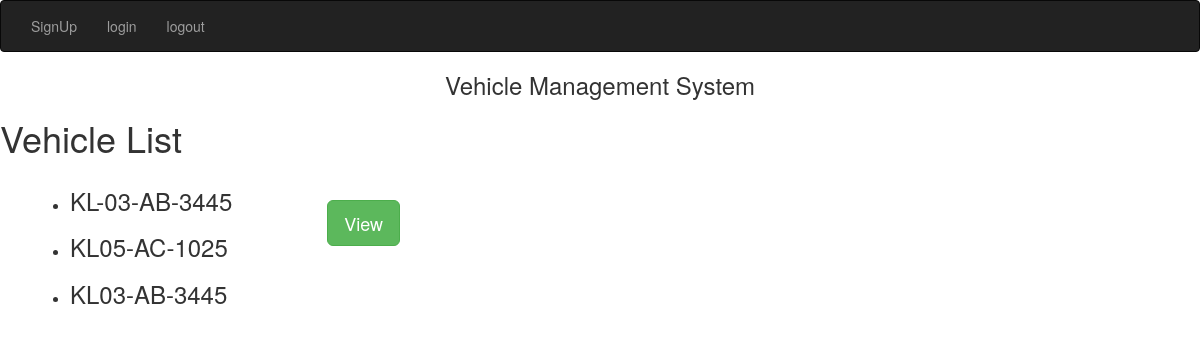
The page /view3/ on the database its author committed.
### vehicles/models.py (models this page shows)
class Vehicle(models.Model):
    ACCESS_CHOICES = (
        ('superadmin', 'Superadmin'),
        ('admin', 'Admin'),
        ('user', 'User'),
    )
    vehicle_number = models.CharField(max_length=100)
    vehicle_type = models.CharField(max_length=100)
    vehicle_model = models.CharField(max_length=100)
    vehicle_description = models.TextField()
    user_access = models.CharField(max_length=10, choices=ACCESS_CHOICES)

### vehicles/views.py (the view)
# urls.py: path('view3/', VehicleListView3.as_view(), name='view3'),
class VehicleListView3(ListView):
    model = Vehicle
    template_name = 'view3.html'
    context_object_name = 'vehicles'

### templates/view3.html
{% extends 'home.html' %}
{% load static %}
{% block content  %}
<h1>Vehicle List</h1>
<div class="container ">
{% for i in vehicles %}
    <ul>
    <li><h3>{{ i.vehicle_number }} </h3></li></ul>
{% empty %}
    <li>No vehicles found.</li>
{% endfor %}
        <a href="{% url 'vehicles:vehicle_list'  %}" class="btn btn-success btn-lg"  style="position:absolute;right:800px;top:200px;" >View</a>
</div>
{% endblock  %}

### rows shown on the page
Vehicle: vehicle_number "KL-03-AB-3445"
Vehicle: vehicle_number "KL05-AC-1025"
Vehicle: vehicle_number "KL03-AB-3445"
